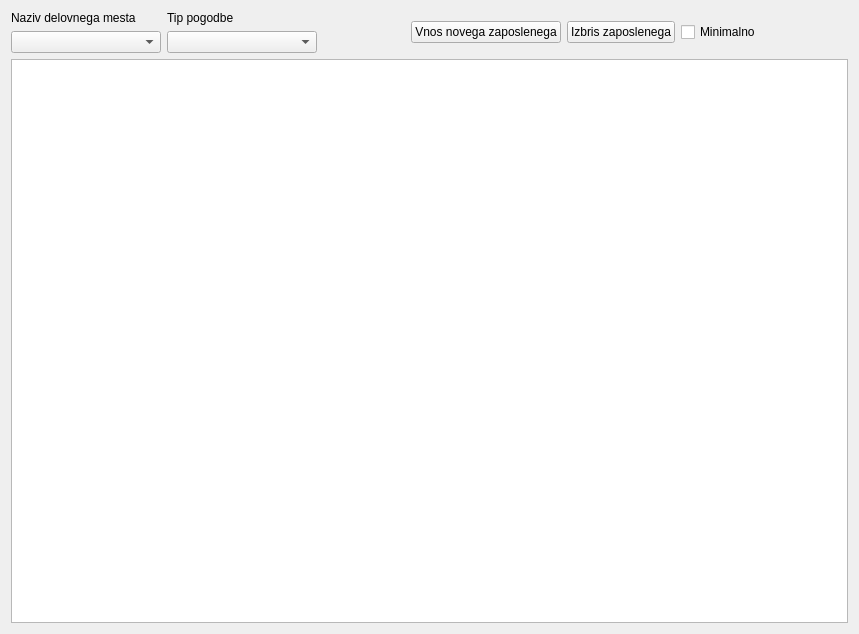
<?xml version="1.0" encoding="UTF-8"?>
<ui version="4.0">
 <class>wid_uporabnik</class>
 <widget class="QWidget" name="wid_uporabnik">
  <property name="windowModality">
   <enum>Qt::ApplicationModal</enum>
  </property>
  <property name="geometry">
   <rect>
    <x>0</x>
    <y>0</y>
    <width>859</width>
    <height>634</height>
   </rect>
  </property>
  <property name="windowTitle">
   <string>Form</string>
  </property>
  <layout class="QVBoxLayout" name="verticalLayout">
   <item>
    <layout class="QHBoxLayout" name="horizontalLayout">
     <item>
      <layout class="QGridLayout" name="gridLayout">
       <item row="1" column="0">
        <widget class="QLabel" name="label_2">
         <property name="text">
          <string>Naziv delovnega mesta</string>
         </property>
        </widget>
       </item>
       <item row="1" column="1">
        <widget class="QLabel" name="label">
         <property name="text">
          <string>Tip pogodbe</string>
         </property>
        </widget>
       </item>
       <item row="2" column="0">
        <widget class="QComboBox" name="cb_mesto">
         <property name="minimumSize">
          <size>
           <width>150</width>
           <height>0</height>
          </size>
         </property>
        </widget>
       </item>
       <item row="2" column="1">
        <widget class="QComboBox" name="cb_pogodba">
         <property name="minimumSize">
          <size>
           <width>150</width>
           <height>0</height>
          </size>
         </property>
        </widget>
       </item>
      </layout>
     </item>
     <item>
      <spacer name="horizontalSpacer">
       <property name="orientation">
        <enum>Qt::Horizontal</enum>
       </property>
       <property name="sizeHint" stdset="0">
        <size>
         <width>40</width>
         <height>20</height>
        </size>
       </property>
      </spacer>
     </item>
     <item>
      <widget class="QPushButton" name="btn_nov">
       <property name="text">
        <string>Vnos novega zaposlenega</string>
       </property>
      </widget>
     </item>
     <item>
      <widget class="QPushButton" name="btn_brisi">
       <property name="text">
        <string>Izbris zaposlenega</string>
       </property>
      </widget>
     </item>
     <item>
      <widget class="QCheckBox" name="btn_min">
       <property name="text">
        <string>Minimalno</string>
       </property>
      </widget>
     </item>
     <item>
      <spacer name="horizontalSpacer_2">
       <property name="orientation">
        <enum>Qt::Horizontal</enum>
       </property>
       <property name="sizeHint" stdset="0">
        <size>
         <width>40</width>
         <height>20</height>
        </size>
       </property>
      </spacer>
     </item>
    </layout>
   </item>
   <item>
    <widget class="QTableWidget" name="tbl_uporabnik">
     <property name="editTriggers">
      <set>QAbstractItemView::NoEditTriggers</set>
     </property>
     <property name="alternatingRowColors">
      <bool>true</bool>
     </property>
     <property name="selectionMode">
      <enum>QAbstractItemView::SingleSelection</enum>
     </property>
     <property name="selectionBehavior">
      <enum>QAbstractItemView::SelectRows</enum>
     </property>
     <property name="sortingEnabled">
      <bool>true</bool>
     </property>
    </widget>
   </item>
  </layout>
 </widget>
 <tabstops>
  <tabstop>cb_mesto</tabstop>
  <tabstop>cb_pogodba</tabstop>
  <tabstop>btn_nov</tabstop>
  <tabstop>btn_brisi</tabstop>
  <tabstop>btn_min</tabstop>
  <tabstop>tbl_uporabnik</tabstop>
 </tabstops>
 <resources/>
 <connections/>
</ui>
